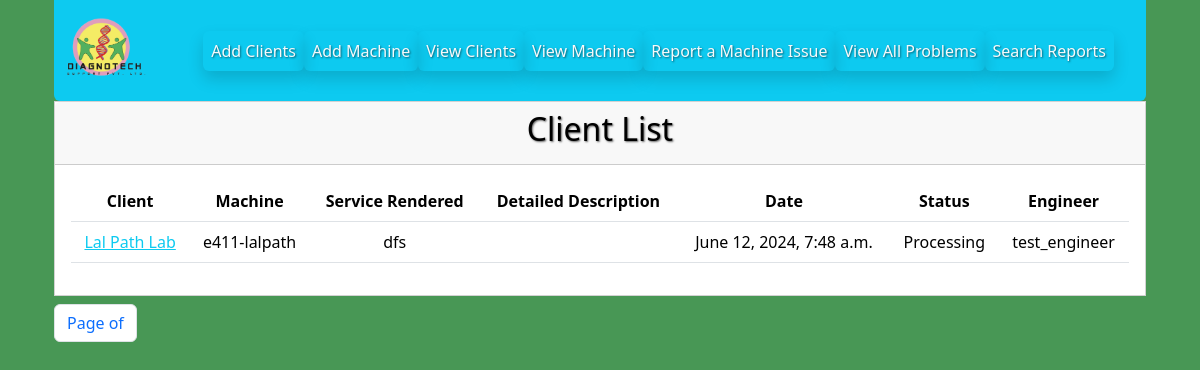
The app's page /problem_by_machine_model/cobas e 411 (signed in) with its own data.
### digidiagno/models/problemmodel.py (models this page shows, shortened)
class ProblemModel(models.Model):
        client = models.ForeignKey(ClientModel, null=True, blank=True, related_name='problem_client', on_delete=models.CASCADE)
        machine = models.ForeignKey(MachineModel, null=True,blank=True, related_name='problem_machine', on_delete=models.CASCADE)
        engineer = models.ForeignKey(User, on_delete=models.CASCADE)
        date = models.DateTimeField(auto_now=True)
        end_date = models.DateField(blank=True, null=True, )
        remarks = models.CharField(max_length=1024)
        service_rendered = models.CharField(max_length=2048)
        name = models.CharField(max_length=50)
        status = models.CharField(max_length=100, choices=status_choices, default='Processing')
        image = models.ImageField(upload_to='static/media/img/report_uploads', height_field=None, null=True, blank=True, width_field=None, max_length=None)
        system_down = models.BooleanField(null=True, blank=True)
        backup = models.BooleanField(null=True, blank=True)
        defects = models.CharField(max_length=2048, blank=True, null =True)
        location_of_problem = models.CharField(max_length=2048, blank=True, null =True)
        status_after_service = models.CharField(max_length=2048, blank=True, null =True)
        client_signature = JSignatureField(null=True)
        class Meta:
            ordering = ['-id']

### digidiagno/models/clientmodel.py (models this page shows, shortened)
class ClientModel(models.Model):
    client_name = models.CharField( max_length=50)
    client_address = models.CharField( max_length=50)
    client_contact = models.CharField( max_length=50)
    contact_number = models.CharField(max_length=50, blank=True, null=True)
    contact_email = models.CharField(max_length=50, blank=True, null=True)
    warranty_amc_status = models.CharField(max_length=50, choices=choice, blank=True, null=True)
    class Meta:
            ordering = ['-id']
    def __str__(self):
                return self.client_name

### digidiagno/models/machinemodel.py (models this page shows, shortened)
class MachineModel(models.Model):
        machine_name = models.CharField( max_length=50, unique=True)
        machine_serial_number = models.CharField(max_length=50, unique=True)
        client = models.ForeignKey(ClientModel, null=True, blank=True, related_name='machine', on_delete=models.CASCADE)
        model = models.CharField(max_length=100, choices=status_choices, default='Processing')
        install_location = models.CharField(max_length=50, null=True, blank=True)
        class Meta:
            ordering = ['-id']

### digidiagno/views/problemview.py (the view)
# urls.py: path('problem_by_machine_model/<str:machine_model>', ProblemView.problem_by_machine_model, name='problem_by_machine_model'),
   def problem_by_machine_model(request, machine_model):
      print(machine_model)
      machine_model = urllib.parse.unquote(machine_model)
      if id:
         print('inside if condition')
         objects = ProblemModel.objects.filter(machine__model__icontains=machine_model)
         return render(request, 'view_problems_machine_by_model.html', {'objects':objects})
      else:
         print("Error in Problem by machine name")
         msg = 'ERRRRRRRORRRRR'
         return render(request, 'test.html', {'objects':msg})

### digidiagno/templates/view_problems_machine_by_model.html (shortened to what this page needs)
{% extends "base.html" %}
{% block content %}
{% if user.is_authenticated %}
{% include "header.html" %}
{% else %}
<p>You are not logged in! Please login first</p>
<a href="{% url 'login' %}"><button>
    Go To Login
</button></a>
{% endif %}
<div class="container">
    <div class="row justify-content-center">
        <div class="col-12">
            <div class="card text-center rounded-0 ">
                <div class="card-header text-black"> <h2 class="h2 text-black">Client List</h2></div>
                <div class="card-body table-responsive">
            <table class="table text-black">
                <tr>
                    <th>Client</th>
                    <th>Machine</th>
                    <th>Service Rendered</th>
                    <th>Detailed Description</th>
                    <th>Date</th>
                    <th>Status</th>
                    <th>Engineer</th>
                </tr>
                {% for x in objects  %}
                        <tr>
                        <td><a href="" class="link-info">{{ x.client }}</a></td>
                        <td>{{ x.machine.machine_name }}</td>
                        <td>{{ x.remarks }}</td>
                        <td>{{ x.detailed_desc }}</td>
                        <td>{{ x.date }}</td>
                        <td>{{ x.status }}</td>
                        <td>{{ x.engineer }}</td>
                        </tr>
                        {% endfor %}
                    </table>
                    </div>
                    </div>
                    </div>
        </div>
    <div class="row">
        <div class="col-lg-12">
            <div class="d-flex mt-2 .justify-content-end">
                <nav aria-label="Page navigation example">
                    <ul class="pagination">
                      <li class="page-item"><a class="page-link" href="#">
                        Page {{ page_obj.number }} of {{ page_obj.paginator.num_pages }}
                    </a></li>
                    </ul>
                  </nav>
            </div>
        </div>
    </div>
</div>
    {% endblock %}

### staticfiles/css/custom.css (style rules this page uses)
body { background-color: #489755 !important; }
h1,h2 { color: aliceblue; text-shadow: 1px 1px 2px rgba(0, 0, 0, 0.60) !important; }
table { color:white; }

### records on screen
ProblemModel: client "Lal Path Lab", machine.machine_name "e411-lalpath", remarks "dfs", date "June 12, 2024, 7:48 a.m.", status "Processing", engineer "test_engineer"
